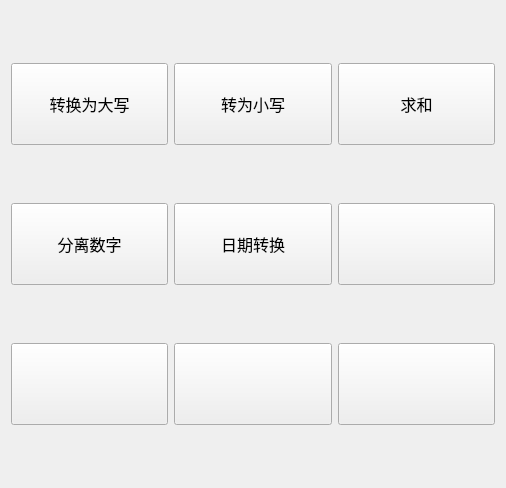
<?xml version="1.0" encoding="UTF-8"?>
<ui version="4.0">
 <class>Form</class>
 <widget class="QWidget" name="Form">
  <property name="geometry">
   <rect>
    <x>0</x>
    <y>0</y>
    <width>506</width>
    <height>488</height>
   </rect>
  </property>
  <property name="windowTitle">
   <string>常用功能</string>
  </property>
  <layout class="QGridLayout" name="gridLayout">
   <item row="1" column="0">
    <widget class="QPushButton" name="pushButton_4">
     <property name="minimumSize">
      <size>
       <width>82</width>
       <height>82</height>
      </size>
     </property>
     <property name="font">
      <font>
       <family>微软雅黑</family>
       <pointsize>12</pointsize>
       <bold>false</bold>
      </font>
     </property>
     <property name="styleSheet">
      <string notr="true">min-width : 80px; /* 最小宽度 */
min-height : 80px; /* 最小高度 */
max-width : 200px; /* 最大宽度 */
max-height : 200px; /* 最大高度 */
background-position: center;  /*居中显示 */
background-&gt;attachment:fixed;  /* 固定 */
background-repeat: repeat-n; /* 是否重复 repeat-y是重复*/
</string>
     </property>
     <property name="text">
      <string>分离数字</string>
     </property>
    </widget>
   </item>
   <item row="1" column="2">
    <widget class="QPushButton" name="pushButton_6">
     <property name="minimumSize">
      <size>
       <width>82</width>
       <height>82</height>
      </size>
     </property>
     <property name="styleSheet">
      <string notr="true">min-width : 80px; /* 最小宽度 */
min-height : 80px; /* 最小高度 */
max-width : 200px; /* 最大宽度 */
max-height : 200px; /* 最大高度 */
background-position: center;  /*居中显示 */
background-&gt;attachment:fixed;  /* 固定 */
background-repeat: repeat-n; /* 是否重复 repeat-y是重复*/
</string>
     </property>
     <property name="text">
      <string/>
     </property>
    </widget>
   </item>
   <item row="0" column="2">
    <widget class="QPushButton" name="pushButton_3">
     <property name="minimumSize">
      <size>
       <width>82</width>
       <height>82</height>
      </size>
     </property>
     <property name="font">
      <font>
       <family>微软雅黑</family>
       <pointsize>12</pointsize>
       <bold>false</bold>
      </font>
     </property>
     <property name="styleSheet">
      <string notr="true">min-width : 80px; /* 最小宽度 */
min-height : 80px; /* 最小高度 */
max-width : 200px; /* 最大宽度 */
max-height : 200px; /* 最大高度 */
background-position: center;  /*居中显示 */
background-&gt;attachment:fixed;  /* 固定 */
background-repeat: repeat-n; /* 是否重复 repeat-y是重复*/
</string>
     </property>
     <property name="text">
      <string>求和</string>
     </property>
    </widget>
   </item>
   <item row="2" column="0">
    <widget class="QPushButton" name="pushButton_7">
     <property name="minimumSize">
      <size>
       <width>82</width>
       <height>82</height>
      </size>
     </property>
     <property name="styleSheet">
      <string notr="true">min-width : 80px; /* 最小宽度 */
min-height : 80px; /* 最小高度 */
max-width : 200px; /* 最大宽度 */
max-height : 200px; /* 最大高度 */
background-position: center;  /*居中显示 */
background-&gt;attachment:fixed;  /* 固定 */
background-repeat: repeat-n; /* 是否重复 repeat-y是重复*/
</string>
     </property>
     <property name="text">
      <string/>
     </property>
    </widget>
   </item>
   <item row="1" column="1">
    <widget class="QPushButton" name="pushButton_5">
     <property name="minimumSize">
      <size>
       <width>82</width>
       <height>82</height>
      </size>
     </property>
     <property name="font">
      <font>
       <family>微软雅黑</family>
       <pointsize>12</pointsize>
       <bold>false</bold>
      </font>
     </property>
     <property name="styleSheet">
      <string notr="true">min-width : 80px; /* 最小宽度 */
min-height : 80px; /* 最小高度 */
max-width : 200px; /* 最大宽度 */
max-height : 200px; /* 最大高度 */
background-position: center;  /*居中显示 */
background-&gt;attachment:fixed;  /* 固定 */
background-repeat: repeat-n; /* 是否重复 repeat-y是重复*/
</string>
     </property>
     <property name="text">
      <string>日期转换</string>
     </property>
    </widget>
   </item>
   <item row="0" column="0">
    <widget class="QPushButton" name="pushButton_1">
     <property name="minimumSize">
      <size>
       <width>82</width>
       <height>82</height>
      </size>
     </property>
     <property name="font">
      <font>
       <family>微软雅黑</family>
       <pointsize>12</pointsize>
       <bold>false</bold>
      </font>
     </property>
     <property name="styleSheet">
      <string notr="true">min-width : 80px; /* 最小宽度 */
min-height : 80px; /* 最小高度 */
max-width : 200px; /* 最大宽度 */
max-height : 200px; /* 最大高度 */
background-position: center;  /*居中显示 */
background-&gt;attachment:fixed;  /* 固定 */
background-repeat: repeat-n; /* 是否重复 repeat-y是重复*/
</string>
     </property>
     <property name="text">
      <string>转换为大写</string>
     </property>
    </widget>
   </item>
   <item row="2" column="2">
    <widget class="QPushButton" name="pushButton_9">
     <property name="minimumSize">
      <size>
       <width>82</width>
       <height>82</height>
      </size>
     </property>
     <property name="styleSheet">
      <string notr="true">min-width : 80px; /* 最小宽度 */
min-height : 80px; /* 最小高度 */
max-width : 200px; /* 最大宽度 */
max-height : 200px; /* 最大高度 */
background-position: center;  /*居中显示 */
background-&gt;attachment:fixed;  /* 固定 */
background-repeat: repeat-n; /* 是否重复 repeat-y是重复*/
</string>
     </property>
     <property name="text">
      <string/>
     </property>
    </widget>
   </item>
   <item row="0" column="1">
    <widget class="QPushButton" name="pushButton_2">
     <property name="minimumSize">
      <size>
       <width>82</width>
       <height>82</height>
      </size>
     </property>
     <property name="font">
      <font>
       <family>微软雅黑</family>
       <pointsize>12</pointsize>
       <bold>false</bold>
      </font>
     </property>
     <property name="styleSheet">
      <string notr="true">min-width : 80px; /* 最小宽度 */
min-height : 80px; /* 最小高度 */
max-width : 200px; /* 最大宽度 */
max-height : 200px; /* 最大高度 */
background-position: center;  /*居中显示 */
background-&gt;attachment:fixed;  /* 固定 */
background-repeat: repeat-n; /* 是否重复 repeat-y是重复*/
</string>
     </property>
     <property name="text">
      <string>转为小写</string>
     </property>
    </widget>
   </item>
   <item row="2" column="1">
    <widget class="QPushButton" name="pushButton_8">
     <property name="minimumSize">
      <size>
       <width>82</width>
       <height>82</height>
      </size>
     </property>
     <property name="styleSheet">
      <string notr="true">min-width : 80px; /* 最小宽度 */
min-height : 80px; /* 最小高度 */
max-width : 200px; /* 最大宽度 */
max-height : 200px; /* 最大高度 */
background-position: center;  /*居中显示 */
background-&gt;attachment:fixed;  /* 固定 */
background-repeat: repeat-n; /* 是否重复 repeat-y是重复*/
</string>
     </property>
     <property name="text">
      <string/>
     </property>
    </widget>
   </item>
  </layout>
 </widget>
 <resources/>
 <connections/>
</ui>
